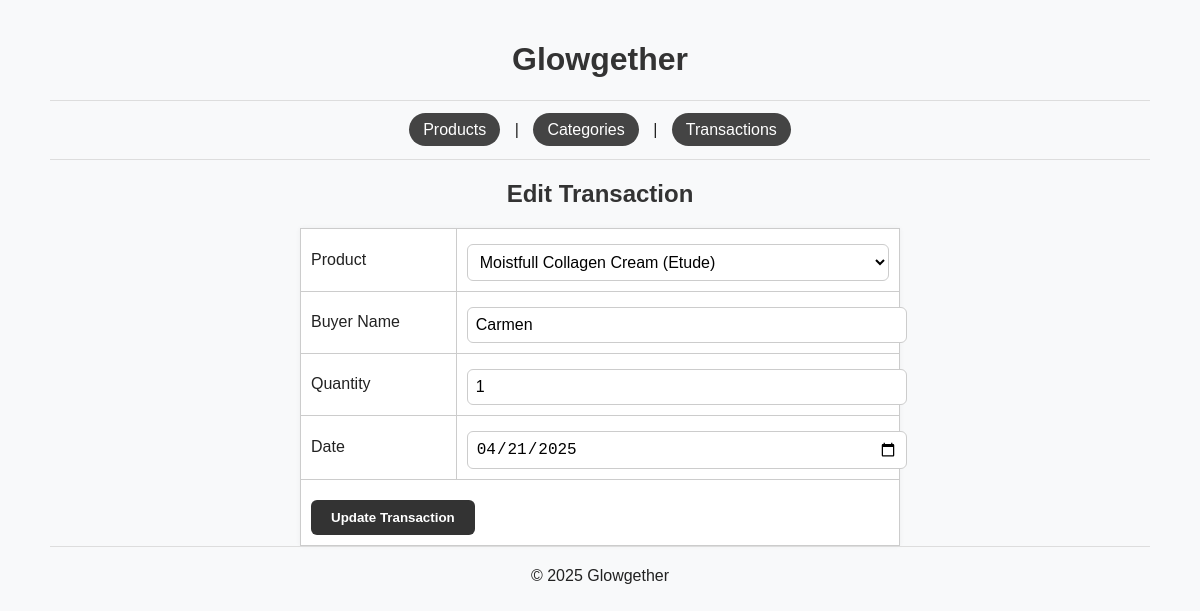
/?page=transactions&action=edit&id=4, run on the app's committed database.
### tables this page shows
CREATE TABLE transaction (
    id INT AUTO_INCREMENT PRIMARY KEY,
    product_id INT,
    buyer_name VARCHAR(100),
    qty INT,
    date DATE,
    FOREIGN KEY (product_id) REFERENCES product(id)
);

CREATE TABLE product (
    id INT AUTO_INCREMENT PRIMARY KEY,
    name VARCHAR(100) NOT NULL,
    brand VARCHAR(100) NOT NULL,
    price DECIMAL(10,2) NOT NULL,
    description TEXT,
    image_url VARCHAR(255),
    category_id INT,
    FOREIGN KEY (category_id) REFERENCES category(id)
);

### config/db.php (called while the page is built, shortened)
<?php
class Database {
    private $host = "localhost";
    private $username = "root";
    private $password = "";
    private $dbname = "glowgether";
    public function __construct() {
        try {
            $this->conn = new PDO("mysql:host=$this->host;dbname=$this->dbname", $this->username, $this->password);
        } catch (PDOException $e) {
            echo "Connection failed: " . $e->getMessage();
        }
    }
}
?>

### class/Product.php (called while the page is built, shortened)
<?php
require_once 'config/db.php';
class Product {
    private $db;
    public function __construct() {
        $this->db = (new Database())->conn;
    }
    public function getAllWithCategory() {
        $stmt = $this->db->query("SELECT product.*, category.name AS category_name FROM product JOIN category ON product.category_id = category.id");
        return $stmt->fetchAll(PDO::FETCH_ASSOC);
    }
}
?>

### class/Transaction.php (called while the page is built, shortened)
<?php
require_once 'config/db.php';
class Transaction {
    private $db;
    public function __construct() {
        $this->db = (new Database())->conn;
    }
    public function getById($id) {
        $stmt = $this->db->prepare("SELECT * FROM transaction WHERE id = ?");
        $stmt->execute([$id]);
        return $stmt->fetch(PDO::FETCH_ASSOC);
    }
}
?>

### view/transaction/form.php (the view, shortened to what this page needs)
<?php
$isEdit = isset($_GET['action']) && $_GET['action'] === 'edit' && isset($_GET['id']);
$data = $isEdit ? $transaction->getById($_GET['id']) : [
    'product_id' => '', 'buyer_name' => '', 'qty' => '', 'date' => ''
];
?>
<h2><?= $isEdit ? 'Edit Transaction' : 'Add New Transaction' ?></h2>
<form method="POST">
    <table>
        <tr>
            <td>Product</td>
            <td>
                <select name="product_id" required>
                    <?php foreach ($product->getAllWithCategory() as $p): ?>
                        <option value="<?= $p['id'] ?>" <?= $p['id'] == $data['product_id'] ? 'selected' : '' ?>>
                            <?= $p['name'] ?> (<?= $p['brand'] ?>)
                        </option>
                    <?php endforeach; ?>
                </select>
            </td>
        </tr>
        <tr>
            <td>Buyer Name</td>
            <td><input type="text" name="buyer_name" required value="<?= $data['buyer_name'] ?>"></td>
        </tr>
        <tr>
            <td>Quantity</td>
            <td><input type="number" name="qty" required value="<?= $data['qty'] ?>"></td>
        </tr>
        <tr>
            <td>Date</td>
            <td><input type="date" name="date" required value="<?= $data['date'] ?>"></td>
        </tr>
        <tr>
            <td colspan="2"><button type="submit"><?= $isEdit ? 'Update' : 'Add' ?> Transaction</button></td>
        </tr>
    </table>
</form>

### assets/style.css (style rules this page uses)
body { font-family: Arial, sans-serif; background-color: #f8f9fa; color: #222; margin: 0; padding: 20px; }
h1, h2 { text-align: center; color: #333; }
table { width: 100%; border-collapse: collapse; margin-top: 10px; background-color: white; box-shadow: 0 0 5px rgba(0,0,0,0.05); }
table th, table td { padding: 10px; border: 1px solid #ccc; text-align: left; }
form { margin-top: 20px; }
form table { width: 100%; max-width: 600px; margin: auto; }
form input, form textarea, form select { width: 100%; padding: 8px; margin-top: 5px; border: 1px solid #ccc; border-radius: 6px; font-size: 1rem; background-color: #fff; }
form button { margin-top: 10px; padding: 10px 20px; background-color: #333; color: white; border: none; border-radius: 6px; font-weight: bold; cursor: pointer; }

### data on the page
transaction: product_id "Moistfull Collagen Cream (Etude)", buyer_name "Carmen", qty "1", date "04/21/2025"
